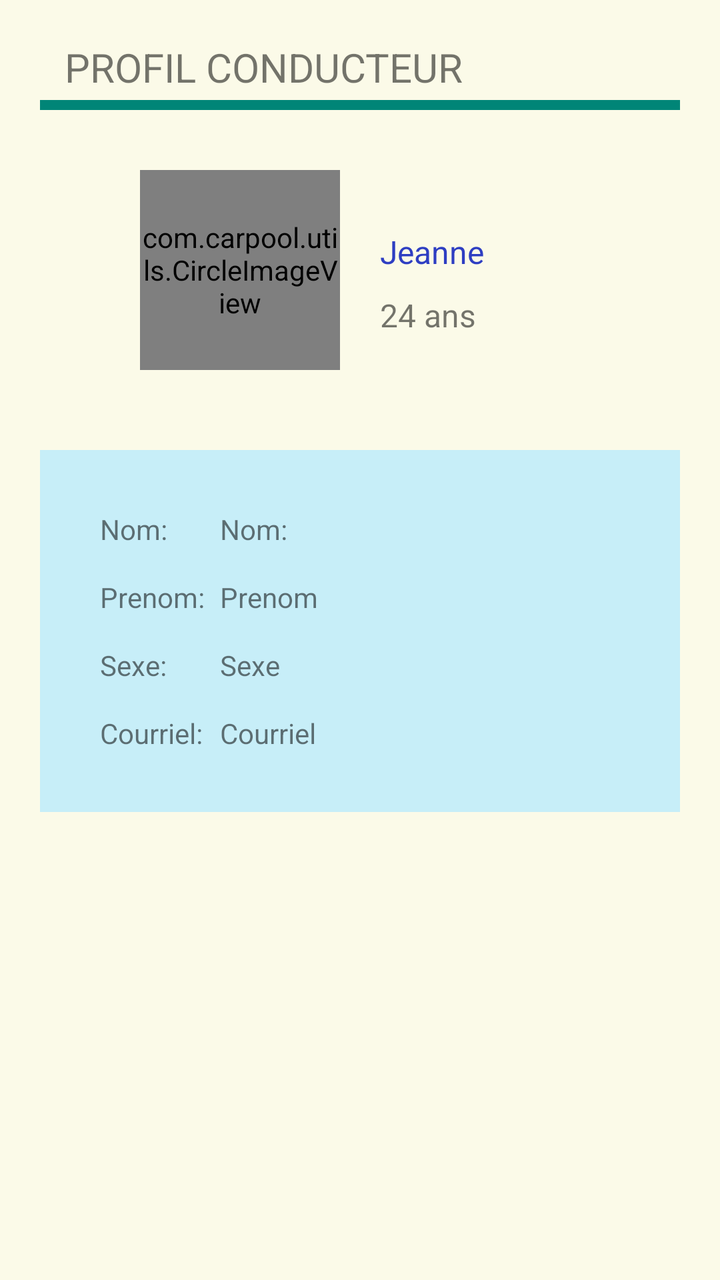
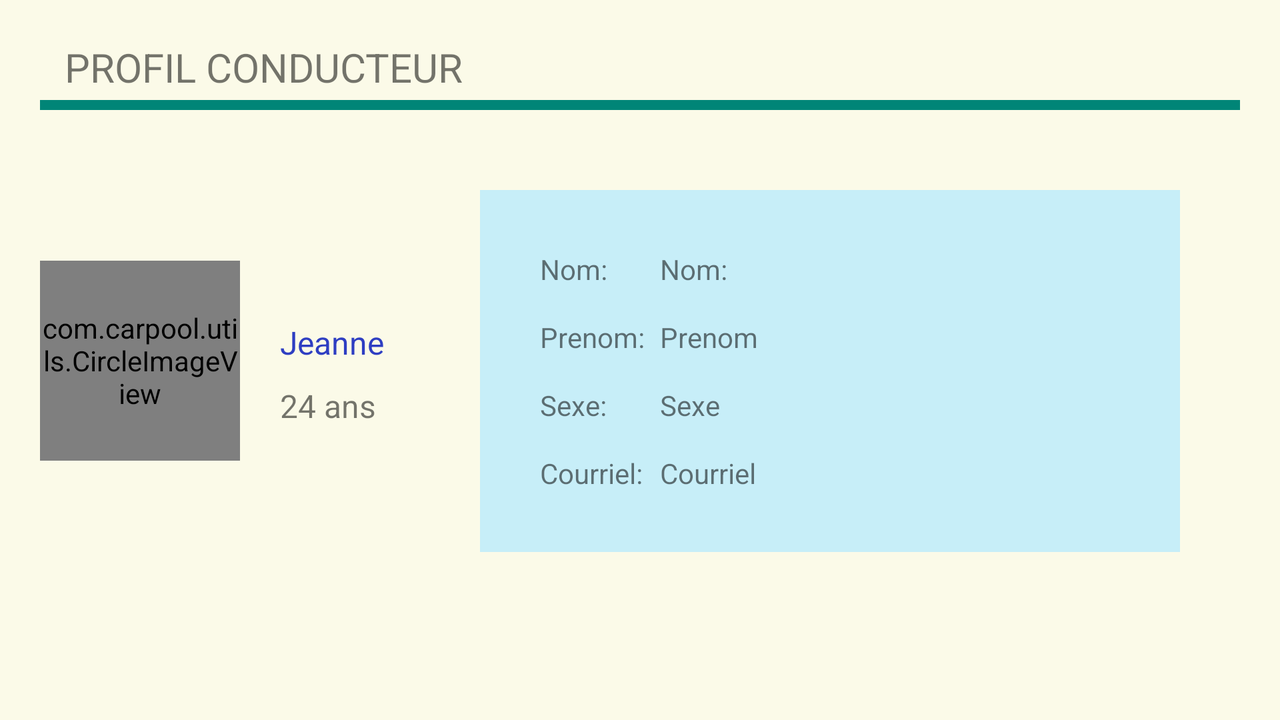

The same Android screen from two of the app's own layout files: first res/layout/ as a phone draws it, then the author's variant for another configuration, drawn on a device whose configuration selects that folder. Both files follow.
<!-- AndroidManifest.xml: application theme AppTheme -->
<!-- res/layout/profil_conducteur.xml -->
<?xml version="1.0" encoding="utf-8"?>
<RelativeLayout xmlns:android="http://schemas.android.com/apk/res/android"
    android:layout_width="match_parent"
    android:layout_height="match_parent"
    android:background="@color/bg_activite"
    xmlns:app="http://schemas.android.com/apk/res-auto"
    >
    <TextView
        android:layout_width="wrap_content"
        android:layout_height="wrap_content"
        android:text="PROFIL CONDUCTEUR"
        android:gravity="center"
        android:textSize="20dp"
        android:id="@+id/textView"
        android:layout_alignParentTop="true"
        android:layout_alignParentStart="true"
        android:layout_marginStart="32dp"
        android:layout_marginTop="20dp"
        />


    <LinearLayout
        android:layout_width="fill_parent"
        android:layout_height="fill_parent"
        android:orientation="vertical"
        android:layout_marginLeft="20dp"
        android:layout_marginRight="20dp">

        <ImageView
            android:layout_width="fill_parent"
            android:layout_height="5dip"
            android:id="@+id/lineSeparator"
            android:src="@drawable/line"
            android:layout_marginTop="50dp"
            android:background="@color/material_deep_teal_500"
            />

            <LinearLayout
                android:layout_width="wrap_content"
                android:layout_height="wrap_content"
                android:layout_gravity="center"
                android:orientation="horizontal">


                <com.carpool.utils.CircleImageView
                    android:layout_width="100dp"
                    android:layout_height="100dp"
                    android:layout_centerInParent="true"
                    android:src="@drawable/unnamed"
                    app:border_width="2dp"
                    app:border_color="@color/dark"
                    android:layout_marginTop="30dp"
                    android:id="@+id/imageView1_c"
                />

                <LinearLayout
                    android:layout_width="wrap_content"
                    android:layout_height="wrap_content"
                    android:orientation="vertical">
                <LinearLayout
                    android:layout_width="wrap_content"
                    android:layout_height="wrap_content"
                    android:orientation="horizontal">

                <TextView
                    android:layout_width="wrap_content"
                    android:layout_height="wrap_content"
                    android:text="Jeanne"
                    android:layout_marginTop="60dp"
                    android:textSize="16sp"
                    android:id="@+id/indic_pseudo_c"
                    android:layout_marginLeft="20dp"
                    android:textColor="#ff2e3ec2"/>

                </LinearLayout>
                <TextView
                    android:layout_width="100dp"
                    android:layout_height="wrap_content"
                    android:text="24 ans"
                    android:layout_marginLeft="20dp"
                    android:layout_marginTop="10dp"
                    android:id="@+id/indic_age_c"
                    android:textSize="16sp"/>
                </LinearLayout>
            </LinearLayout>

            <LinearLayout
            android:layout_width="fill_parent"
            android:layout_height="wrap_content"
            android:background="#ffc7eef8"
            android:orientation="vertical"
            android:padding="30dp"

            android:layout_marginTop="40dp">

            

            <LinearLayout
                android:layout_width="fill_parent"
                android:layout_height="wrap_content"
                android:orientation="horizontal"
                android:layout_marginTop="0dp"
                >
                <TextView
                    android:layout_width="60dp"
                    android:layout_height="wrap_content"
                    android:text="Nom:"
                    />

                <TextView
                    android:layout_width="fill_parent"
                    android:layout_height="wrap_content"
                    android:id ="@+id/txt_nom_userProfil_c"
                    android:text="Nom:"
                    />
            </LinearLayout>

            <LinearLayout
                android:layout_width="fill_parent"
                android:layout_height="wrap_content"
                android:orientation="horizontal"
                android:layout_marginTop="15dp"
                >
                <TextView
                    android:layout_width="60dp"
                    android:layout_height="wrap_content"
                    android:text="Prenom:"
                    />

                <TextView
                    android:layout_width="fill_parent"
                    android:layout_height="wrap_content"
                    android:id ="@+id/txt_prenom_userProfil_c"
                    android:text="Prenom"
                    />
            </LinearLayout>


            <LinearLayout
                android:layout_width="fill_parent"
                android:layout_height="wrap_content"
                android:orientation="horizontal"
                android:layout_marginTop="15dp"
                >
                <TextView
                    android:layout_width="60dp"
                    android:layout_height="wrap_content"
                    android:text="Sexe:"
                    />

                <TextView
                    android:layout_width="fill_parent"
                    android:layout_height="wrap_content"
                    android:id ="@+id/txt_sexe_userProfil_c"
                    android:text="Sexe"
                    />
            </LinearLayout>

            <LinearLayout
                android:layout_width="fill_parent"
                android:layout_height="wrap_content"
                android:orientation="horizontal"
                android:layout_marginTop="15dp"
                >
                <TextView
                    android:layout_width="60dp"
                    android:layout_height="wrap_content"
                    android:text="Courriel:"
                    />

                <TextView
                    android:layout_width="fill_parent"
                    android:layout_height="wrap_content"
                    android:id ="@+id/txt_courriel_userProfil_c"
                    android:text="Courriel"
                    />
            </LinearLayout>
        </LinearLayout>

        


    </LinearLayout>

</RelativeLayout>
<!-- resources referenced by this layout -->
<resources>
  <color name="bg_activite">#fffbfae8</color>
  <color name="dark">#FF222222</color>
  <!-- drawable unnamed: jpg bitmap (drawable, 8368 bytes) -->
  <!-- from res/values-v21/ -->
  <style name="AppTheme" parent="AppTheme.Base">
  
      <item name="android:windowContentTransitions">true</item>
      <item name="android:windowAllowEnterTransitionOverlap">true</item>
      <item name="android:windowAllowReturnTransitionOverlap">true</item>
      <item name="android:windowSharedElementEnterTransition">@android:transition/move</item>
      <item name="android:windowSharedElementExitTransition">@android:transition/move</item>
  
  </style>
  <style name="AppTheme.Base" parent="Theme.AppCompat.Light.DarkActionBar">
          <item name="colorPrimary">@color/colorPrimary</item>
          <item name="colorPrimaryDark">@color/colorPrimaryDark</item>
          <item name="android:windowNoTitle">true</item>
          <item name="windowActionBar">false</item>
          <item name="drawerArrowStyle">@style/DrawerArrowStyle</item>
  
      </style>
  <color name="colorPrimary">@color/material_deep_teal_500</color>
  <color name="colorPrimaryDark">@color/material_deep_teal_500</color>
  <style name="DrawerArrowStyle" parent="Widget.AppCompat.DrawerArrowToggle">
          <item name="spinBars">true</item>
          <item name="color">@android:color/white</item>
      </style>
</resources>
<!-- res/layout-land/profil_conducteur.xml (the author's variant of the layout above) -->
<!-- drawn on the phone turned sideways -->
<?xml version="1.0" encoding="utf-8"?>
<RelativeLayout xmlns:android="http://schemas.android.com/apk/res/android"
    android:layout_width="match_parent"
    android:layout_height="match_parent"
    android:background="@color/bg_activite"
    xmlns:app="http://schemas.android.com/apk/res-auto"
    >
    <TextView
        android:layout_width="wrap_content"
        android:layout_height="wrap_content"
        android:text="PROFIL CONDUCTEUR"
        android:gravity="center"
        android:textSize="20dp"
        android:id="@+id/textView"
        android:layout_alignParentTop="true"
        android:layout_alignParentStart="true"
        android:layout_marginStart="32dp"
        android:layout_marginTop="20dp"
        />


    <LinearLayout
        android:layout_width="fill_parent"
        android:layout_height="fill_parent"
        android:orientation="vertical"
        android:layout_marginLeft="20dp"
        android:layout_marginRight="20dp">

        <ImageView
            android:layout_width="fill_parent"
            android:layout_height="5dip"
            android:id="@+id/lineSeparator"
            android:src="@drawable/line"
            android:layout_marginTop="50dp"
            android:background="@color/material_deep_teal_500"
            />

        <LinearLayout
            android:layout_width="wrap_content"
            android:layout_height="wrap_content"
            android:orientation="horizontal">
            <LinearLayout
                android:layout_width="wrap_content"
                android:layout_height="wrap_content"
                android:layout_gravity="center"
                android:orientation="horizontal">


                <com.carpool.utils.CircleImageView
                    android:layout_width="100dp"
                    android:layout_height="100dp"
                    android:layout_centerInParent="true"
                    android:src="@drawable/unnamed"
                    app:border_width="2dp"
                    app:border_color="@color/dark"
                    android:layout_marginTop="30dp"
                    android:id="@+id/imageView1_c"

                />

                <LinearLayout
                    android:layout_width="wrap_content"
                    android:layout_height="wrap_content"
                    android:orientation="vertical">
                <LinearLayout
                    android:layout_width="wrap_content"
                    android:layout_height="wrap_content"
                    android:orientation="horizontal">

                <TextView
                    android:layout_width="wrap_content"
                    android:layout_height="wrap_content"
                    android:text="Jeanne"
                    android:layout_marginTop="60dp"
                    android:textSize="16sp"
                    android:id="@+id/indic_pseudo_c"
                    android:layout_marginLeft="20dp"
                    android:textColor="#ff2e3ec2"/>

                </LinearLayout>
                <TextView
                    android:layout_width="100dp"
                    android:layout_height="wrap_content"
                    android:text="24 ans"
                    android:layout_marginLeft="20dp"
                    android:layout_marginTop="10dp"
                    android:id="@+id/indic_age_c"
                    android:textSize="16sp"/>
                </LinearLayout>
            </LinearLayout>

            <LinearLayout
            android:layout_width="350dp"
            android:layout_height="wrap_content"
            android:background="#ffc7eef8"
            android:orientation="vertical"
            android:padding="30dp"

            android:layout_marginTop="40dp">

            

            <LinearLayout
                android:layout_width="fill_parent"
                android:layout_height="wrap_content"
                android:orientation="horizontal"
                android:layout_marginTop="0dp"
                >
                <TextView
                    android:layout_width="60dp"
                    android:layout_height="wrap_content"
                    android:text="Nom:"
                    />

                <TextView
                    android:layout_width="fill_parent"
                    android:layout_height="wrap_content"
                    android:id ="@+id/txt_nom_userProfil_c"
                    android:text="Nom:"
                    />
            </LinearLayout>

            <LinearLayout
                android:layout_width="fill_parent"
                android:layout_height="wrap_content"
                android:orientation="horizontal"
                android:layout_marginTop="15dp"
                >
                <TextView
                    android:layout_width="60dp"
                    android:layout_height="wrap_content"
                    android:text="Prenom:"
                    />

                <TextView
                    android:layout_width="fill_parent"
                    android:layout_height="wrap_content"
                    android:id ="@+id/txt_prenom_userProfil_c"
                    android:text="Prenom"
                    />
            </LinearLayout>


            <LinearLayout
                android:layout_width="fill_parent"
                android:layout_height="wrap_content"
                android:orientation="horizontal"
                android:layout_marginTop="15dp"
                >
                <TextView
                    android:layout_width="60dp"
                    android:layout_height="wrap_content"
                    android:text="Sexe:"
                    />

                <TextView
                    android:layout_width="fill_parent"
                    android:layout_height="wrap_content"
                    android:id ="@+id/txt_sexe_userProfil_c"
                    android:text="Sexe"
                    />
            </LinearLayout>

            <LinearLayout
                android:layout_width="fill_parent"
                android:layout_height="wrap_content"
                android:orientation="horizontal"
                android:layout_marginTop="15dp"
                >
                <TextView
                    android:layout_width="60dp"
                    android:layout_height="wrap_content"
                    android:text="Courriel:"
                    />

                <TextView
                    android:layout_width="fill_parent"
                    android:layout_height="wrap_content"
                    android:id ="@+id/txt_courriel_userProfil_c"
                    android:text="Courriel"
                    />
            </LinearLayout>
            </LinearLayout>
        </LinearLayout>
        </LinearLayout>

        


</RelativeLayout>
